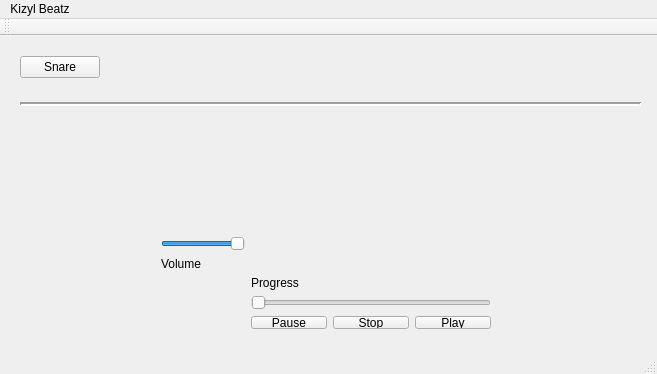
<?xml version="1.0" encoding="UTF-8"?>
<ui version="4.0">
 <class>MainWindow</class>
 <widget class="QMainWindow" name="MainWindow">
  <property name="geometry">
   <rect>
    <x>0</x>
    <y>0</y>
    <width>657</width>
    <height>374</height>
   </rect>
  </property>
  <property name="windowTitle">
   <string>MainWindow</string>
  </property>
  <widget class="QWidget" name="centralWidget">
   <widget class="QWidget" name="layoutWidget">
    <property name="geometry">
     <rect>
      <x>150</x>
      <y>190</y>
      <width>352</width>
      <height>114</height>
     </rect>
    </property>
    <layout class="QFormLayout" name="formLayout">
     <item row="0" column="0">
      <layout class="QGridLayout" name="gridLayout_2">
       <item row="1" column="0">
        <widget class="QLabel" name="label">
         <property name="text">
          <string>Volume</string>
         </property>
        </widget>
       </item>
       <item row="0" column="0">
        <widget class="QSlider" name="sliderVolume">
         <property name="value">
          <number>99</number>
         </property>
         <property name="orientation">
          <enum>Qt::Horizontal</enum>
         </property>
        </widget>
       </item>
      </layout>
     </item>
     <item row="1" column="1">
      <widget class="QLabel" name="label_2">
       <property name="text">
        <string>Progress</string>
       </property>
      </widget>
     </item>
     <item row="2" column="1">
      <layout class="QVBoxLayout" name="verticalLayout">
       <item>
        <widget class="QSlider" name="sliderProgress">
         <property name="orientation">
          <enum>Qt::Horizontal</enum>
         </property>
        </widget>
       </item>
       <item>
        <layout class="QGridLayout" name="gridLayout">
         <item row="0" column="0">
          <layout class="QHBoxLayout" name="horizontalLayout">
           <item>
            <widget class="QPushButton" name="pauseButton">
             <property name="text">
              <string>Pause</string>
             </property>
            </widget>
           </item>
           <item>
            <widget class="QPushButton" name="stopButton">
             <property name="text">
              <string>Stop</string>
             </property>
            </widget>
           </item>
           <item>
            <widget class="QPushButton" name="playButton">
             <property name="text">
              <string>Play</string>
             </property>
            </widget>
           </item>
          </layout>
         </item>
        </layout>
       </item>
      </layout>
     </item>
    </layout>
   </widget>
   <widget class="QPushButton" name="Snare">
    <property name="geometry">
     <rect>
      <x>20</x>
      <y>20</y>
      <width>80</width>
      <height>22</height>
     </rect>
    </property>
    <property name="text">
     <string>Snare</string>
    </property>
   </widget>
   <widget class="Line" name="line">
    <property name="geometry">
     <rect>
      <x>20</x>
      <y>60</y>
      <width>621</width>
      <height>16</height>
     </rect>
    </property>
    <property name="lineWidth">
     <number>2</number>
    </property>
    <property name="orientation">
     <enum>Qt::Horizontal</enum>
    </property>
   </widget>
  </widget>
  <widget class="QMenuBar" name="menuBar">
   <property name="geometry">
    <rect>
     <x>0</x>
     <y>0</y>
     <width>657</width>
     <height>21</height>
    </rect>
   </property>
   <widget class="QMenu" name="menuNew">
    <property name="title">
     <string>Kizyl Beatz</string>
    </property>
    <addaction name="actionNew"/>
    <addaction name="actionSave_As"/>
    <addaction name="actionUndo"/>
    <addaction name="actionRedo"/>
   </widget>
   <addaction name="menuNew"/>
  </widget>
  <widget class="QToolBar" name="mainToolBar">
   <attribute name="toolBarArea">
    <enum>TopToolBarArea</enum>
   </attribute>
   <attribute name="toolBarBreak">
    <bool>false</bool>
   </attribute>
  </widget>
  <widget class="QStatusBar" name="statusBar"/>
  <action name="actionNew">
   <property name="text">
    <string>New</string>
   </property>
  </action>
  <action name="actionSave_As">
   <property name="text">
    <string>Save As</string>
   </property>
  </action>
  <action name="actionUndo">
   <property name="text">
    <string>Undo</string>
   </property>
  </action>
  <action name="actionRedo">
   <property name="text">
    <string>Redo</string>
   </property>
  </action>
 </widget>
 <layoutdefault spacing="6" margin="11"/>
 <resources/>
 <connections/>
</ui>
